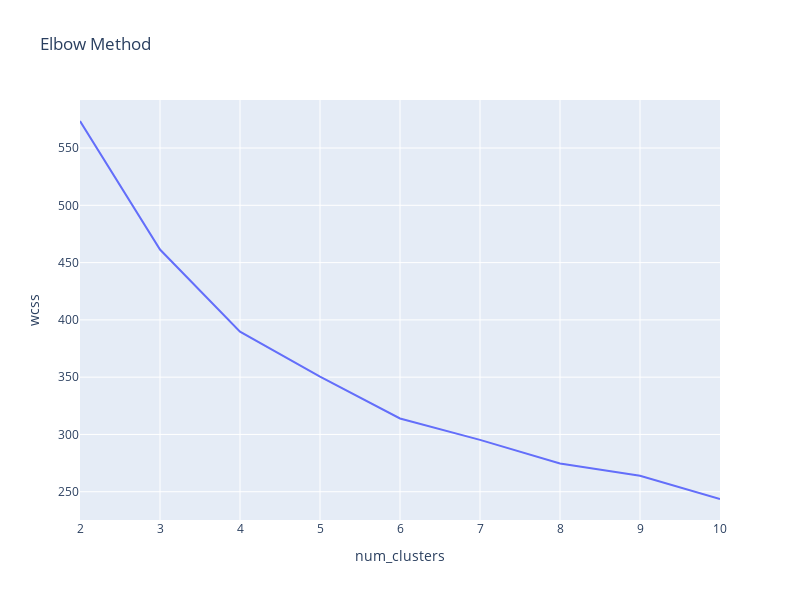

This figure's notebook cell:
### Code cell
new_fig_elbow_method = data_visualization.plot_elbow_method(new_df)
new_fig_elbow_method.show()

### Figure 1 — Plotly figure (JSON) as saved in the notebook; plotly's stock layout.template omitted (floating-point values rounded to 4 significant figures)
{"data": [{"hovertemplate": "num_clusters=%{x}<br>wcss=%{y}<extra></extra>", "legendgroup": "", "line": {"color": "#636efa", "dash": "solid"}, "marker": {"symbol": "circle"}, "mode": "lines", "name": "", "orientation": "v", "showlegend": false, "type": "scatter", "x": [2, 3, 4, 5, 6, 7, 8, 9, 10], "xaxis": "x", "y": [573.6, 461.4, 389.8, 350.6, 313.9, 295.3, 274.7, 264.0, 243.6], "yaxis": "y"}], "layout": {"height": 600, "legend": {"tracegroupgap": 0}, "title": {"text": "Elbow Method"}, "width": 800, "xaxis": {"anchor": "y", "domain": [0, 1], "title": {"text": "num_clusters"}}, "yaxis": {"anchor": "x", "domain": [0, 1], "title": {"text": "wcss"}}}}
